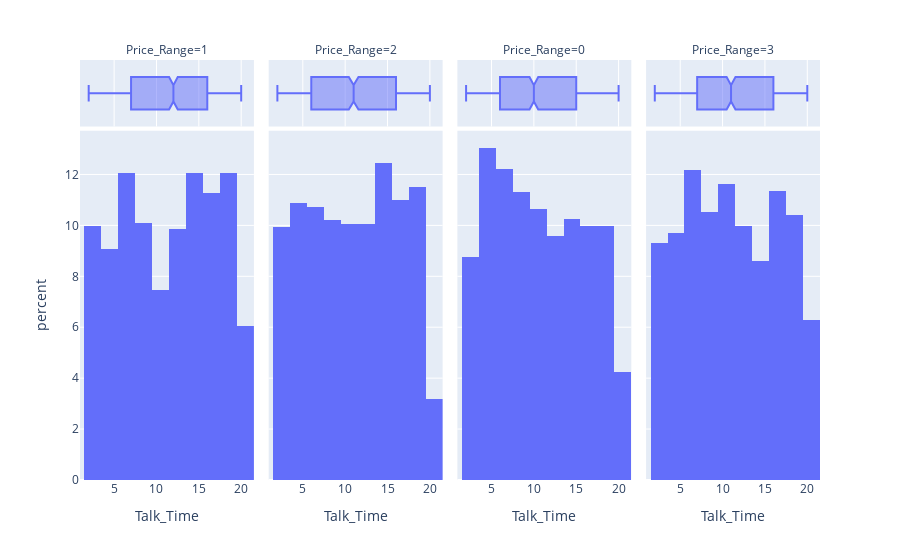

The notebook cell saved with this chart:
### Code cell
# The time on singe charge is evenly distributed acorss all price ranges and this quite makes sense
# Phones that have more features will consume the battery much quickly as compared to their counterparts and hence the talk time would be similar.

px.histogram(df,x='Talk_Time',facet_col='Price_Range',nbins=10,marginal='box',histnorm='percent')

### Figure 1 — Plotly figure (JSON) as saved in the notebook; plotly's stock layout.template omitted (floating-point values rounded to 4 significant figures; data arrays with more than 128 entries replaced by an {"elided": "..."} marker saying what was removed)
{"data": [{"alignmentgroup": "True", "bingroup": "x", "histnorm": "percent", "hovertemplate": "Price_Range=1<br>Talk_Time=%{x}<br>percent=%{y}<extra></extra>", "legendgroup": "", "marker": {"color": "#636efa"}, "name": "", "nbinsx": 10, "offsetgroup": "", "orientation": "v", "showlegend": false, "type": "histogram", "x": {"elided": "762 int values"}, "xaxis": "x", "yaxis": "y"}, {"alignmentgroup": "True", "hovertemplate": "Price_Range=1<br>Talk_Time=%{x}<extra></extra>", "legendgroup": "", "marker": {"color": "#636efa"}, "name": "", "notched": true, "offsetgroup": "", "showlegend": false, "type": "box", "x": {"elided": "762 int values"}, "xaxis": "x5", "yaxis": "y5"}, {"alignmentgroup": "True", "bingroup": "x", "histnorm": "percent", "hovertemplate": "Price_Range=2<br>Talk_Time=%{x}<br>percent=%{y}<extra></extra>", "legendgroup": "", "marker": {"color": "#636efa"}, "name": "", "nbinsx": 10, "offsetgroup": "", "orientation": "v", "showlegend": false, "type": "histogram", "x": {"elided": "755 int values"}, "xaxis": "x2", "yaxis": "y2"}, {"alignmentgroup": "True", "hovertemplate": "Price_Range=2<br>Talk_Time=%{x}<extra></extra>", "legendgroup": "", "marker": {"color": "#636efa"}, "name": "", "notched": true, "offsetgroup": "", "showlegend": false, "type": "box", "x": {"elided": "755 int values"}, "xaxis": "x6", "yaxis": "y6"}, {"alignmentgroup": "True", "bingroup": "x", "histnorm": "percent", "hovertemplate": "Price_Range=0<br>Talk_Time=%{x}<br>percent=%{y}<extra></extra>", "legendgroup": "", "marker": {"color": "#636efa"}, "name": "", "nbinsx": 10, "offsetgroup": "", "orientation": "v", "showlegend": false, "type": "histogram", "x": {"elided": "752 int values"}, "xaxis": "x3", "yaxis": "y3"}, {"alignmentgroup": "True", "hovertemplate": "Price_Range=0<br>Talk_Time=%{x}<extra></extra>", "legendgroup": "", "marker": {"color": "#636efa"}, "name": "", "notched": true, "offsetgroup": "", "showlegend": false, "type": "box", "x": {"elided": "752 int values"}, "xaxis": "x7", "yaxis": "y7"}, {"alignmentgroup": "True", "bingroup": "x", "histnorm": "percent", "hovertemplate": "Price_Range=3<br>Talk_Time=%{x}<br>percent=%{y}<extra></extra>", "legendgroup": "", "marker": {"color": "#636efa"}, "name": "", "nbinsx": 10, "offsetgroup": "", "orientation": "v", "showlegend": false, "type": "histogram", "x": {"elided": "731 int values"}, "xaxis": "x4", "yaxis": "y4"}, {"alignmentgroup": "True", "hovertemplate": "Price_Range=3<br>Talk_Time=%{x}<extra></extra>", "legendgroup": "", "marker": {"color": "#636efa"}, "name": "", "notched": true, "offsetgroup": "", "showlegend": false, "type": "box", "x": {"elided": "731 int values"}, "xaxis": "x8", "yaxis": "y8"}], "layout": {"annotations": [{"font": {}, "showarrow": false, "text": "Price_Range=1", "x": 0.1175, "xanchor": "center", "xref": "paper", "y": 1, "yanchor": "bottom", "yref": "paper"}, {"font": {}, "showarrow": false, "text": "Price_Range=2", "x": 0.3725, "xanchor": "center", "xref": "paper", "y": 1, "yanchor": "bottom", "yref": "paper"}, {"font": {}, "showarrow": false, "text": "Price_Range=0", "x": 0.6275, "xanchor": "center", "xref": "paper", "y": 1, "yanchor": "bottom", "yref": "paper"}, {"font": {}, "showarrow": false, "text": "Price_Range=3", "x": 0.8825, "xanchor": "center", "xref": "paper", "y": 1, "yanchor": "bottom", "yref": "paper"}], "barmode": "relative", "legend": {"tracegroupgap": 0}, "margin": {"t": 60}, "xaxis": {"anchor": "y", "domain": [0, 0.235], "title": {"text": "Talk_Time"}}, "xaxis2": {"anchor": "y2", "domain": [0.255, 0.49], "matches": "x", "title": {"text": "Talk_Time"}}, "xaxis3": {"anchor": "y3", "domain": [0.51, 0.745], "matches": "x", "title": {"text": "Talk_Time"}}, "xaxis4": {"anchor": "y4", "domain": [0.765, 1.0], "matches": "x", "title": {"text": "Talk_Time"}}, "xaxis5": {"anchor": "y5", "domain": [0, 0.235], "matches": "x", "showgrid": true, "showticklabels": false}, "xaxis6": {"anchor": "y6", "domain": [0.255, 0.49], "matches": "x", "showgrid": true, "showticklabels": false}, "xaxis7": {"anchor": "y7", "domain": [0.51, 0.745], "matches": "x", "showgrid": true, "showticklabels": false}, "xaxis8": {"anchor": "y8", "domain": [0.765, 1.0], "matches": "x", "showgrid": true, "showticklabels": false}, "yaxis": {"anchor": "x", "domain": [0, 0.8316], "title": {"text": "percent"}}, "yaxis2": {"anchor": "x2", "domain": [0, 0.8316], "matches": "y", "showticklabels": false}, "yaxis3": {"anchor": "x3", "domain": [0, 0.8316], "matches": "y", "showticklabels": false}, "yaxis4": {"anchor": "x4", "domain": [0, 0.8316], "matches": "y", "showticklabels": false}, "yaxis5": {"anchor": "x5", "domain": [0.8416, 1], "matches": "y5", "showgrid": false, "showline": false, "showticklabels": false, "ticks": ""}, "yaxis6": {"anchor": "x6", "domain": [0.8416, 1], "matches": "y5", "showgrid": false, "showline": false, "showticklabels": false, "ticks": ""}, "yaxis7": {"anchor": "x7", "domain": [0.8416, 1], "matches": "y5", "showgrid": false, "showline": false, "showticklabels": false, "ticks": ""}, "yaxis8": {"anchor": "x8", "domain": [0.8416, 1], "matches": "y5", "showgrid": false, "showline": false, "showticklabels": false, "ticks": ""}}}
